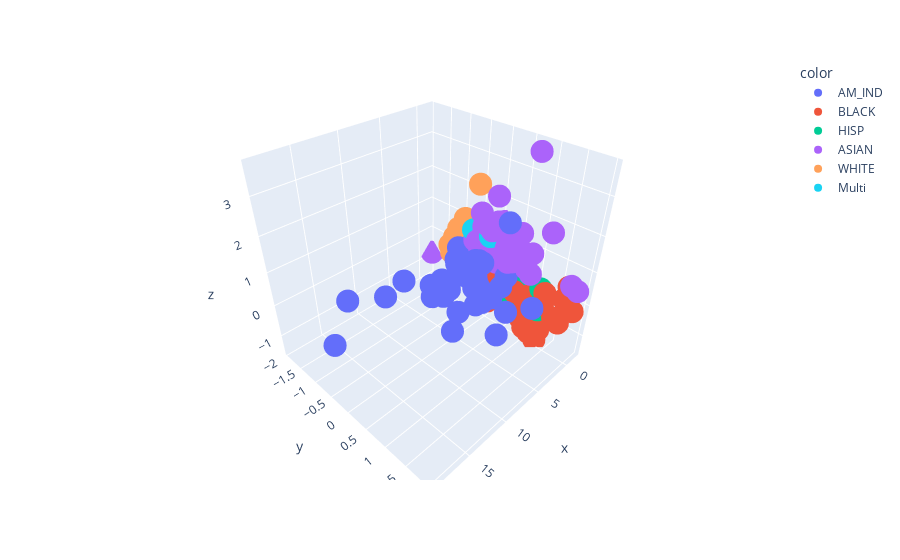

The code cell stored with this chart in its notebook:
### Code cell
px.scatter_3d(x=E_pca[:, 0], y=E_pca[:, 1], z=E_pca[:, 2], color=E_race_labels)
# sns.scatterplot(x=E_pca[:, 1], y=E_pca[:, 2], ax=ax, hue=E_race_labels)

# ax.set(aspect="equal")
# E_flattened
